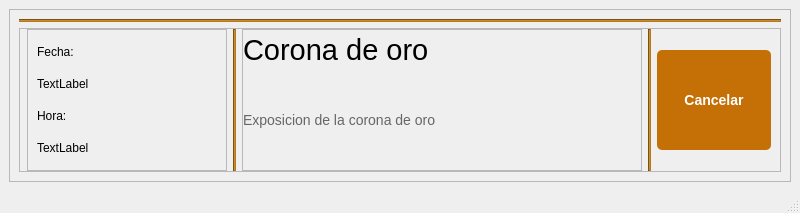
<?xml version="1.0" encoding="UTF-8"?>
<ui version="4.0">
 <class>MainWindow</class>
 <widget class="QMainWindow" name="MainWindow">
  <property name="geometry">
   <rect>
    <x>0</x>
    <y>0</y>
    <width>800</width>
    <height>213</height>
   </rect>
  </property>
  <property name="windowTitle">
   <string>MainWindow</string>
  </property>
  <widget class="QWidget" name="centralwidget">
   <layout class="QGridLayout" name="gridLayout">
    <item row="0" column="0">
     <widget class="QFrame" name="frame_cancelacionEvento">
      <property name="frameShape">
       <enum>QFrame::StyledPanel</enum>
      </property>
      <property name="frameShadow">
       <enum>QFrame::Raised</enum>
      </property>
      <layout class="QGridLayout" name="gridLayout_2">
       <item row="1" column="0">
        <widget class="QFrame" name="base_horas_eventos">
         <property name="maximumSize">
          <size>
           <width>16777215</width>
           <height>200</height>
          </size>
         </property>
         <property name="frameShape">
          <enum>QFrame::StyledPanel</enum>
         </property>
         <property name="frameShadow">
          <enum>QFrame::Raised</enum>
         </property>
         <layout class="QHBoxLayout" name="horizontalLayout_7">
          <property name="leftMargin">
           <number>7</number>
          </property>
          <property name="topMargin">
           <number>0</number>
          </property>
          <property name="rightMargin">
           <number>9</number>
          </property>
          <property name="bottomMargin">
           <number>0</number>
          </property>
          <item>
           <widget class="QFrame" name="frame_3">
            <property name="minimumSize">
             <size>
              <width>200</width>
              <height>0</height>
             </size>
            </property>
            <property name="maximumSize">
             <size>
              <width>250</width>
              <height>16777215</height>
             </size>
            </property>
            <property name="frameShape">
             <enum>QFrame::StyledPanel</enum>
            </property>
            <property name="frameShadow">
             <enum>QFrame::Raised</enum>
            </property>
            <layout class="QVBoxLayout" name="verticalLayout">
             <item>
              <widget class="QLabel" name="label_2">
               <property name="text">
                <string>Fecha:</string>
               </property>
              </widget>
             </item>
             <item>
              <widget class="QLabel" name="label_fecha">
               <property name="text">
                <string>TextLabel</string>
               </property>
              </widget>
             </item>
             <item>
              <widget class="QLabel" name="label_3">
               <property name="text">
                <string>Hora: </string>
               </property>
              </widget>
             </item>
             <item>
              <widget class="QLabel" name="label_hora">
               <property name="text">
                <string>TextLabel</string>
               </property>
              </widget>
             </item>
            </layout>
           </widget>
          </item>
          <item>
           <widget class="Line" name="line_4">
            <property name="maximumSize">
             <size>
              <width>16777215</width>
              <height>16777215</height>
             </size>
            </property>
            <property name="styleSheet">
             <string notr="true">background-color: rgb(178, 121, 36);</string>
            </property>
            <property name="orientation">
             <enum>Qt::Vertical</enum>
            </property>
           </widget>
          </item>
          <item>
           <widget class="QFrame" name="frame_2">
            <property name="minimumSize">
             <size>
              <width>400</width>
              <height>0</height>
             </size>
            </property>
            <property name="frameShape">
             <enum>QFrame::StyledPanel</enum>
            </property>
            <property name="frameShadow">
             <enum>QFrame::Raised</enum>
            </property>
            <layout class="QVBoxLayout" name="verticalLayout_2">
             <property name="spacing">
              <number>0</number>
             </property>
             <property name="leftMargin">
              <number>0</number>
             </property>
             <property name="topMargin">
              <number>0</number>
             </property>
             <property name="rightMargin">
              <number>0</number>
             </property>
             <property name="bottomMargin">
              <number>0</number>
             </property>
             <item>
              <widget class="QLabel" name="label_titulo">
               <property name="font">
                <font>
                 <pointsize>22</pointsize>
                 <bold>false</bold>
                </font>
               </property>
               <property name="text">
                <string>Corona de oro</string>
               </property>
              </widget>
             </item>
             <item>
              <widget class="QLabel" name="label_descripcion">
               <property name="minimumSize">
                <size>
                 <width>0</width>
                 <height>100</height>
                </size>
               </property>
               <property name="maximumSize">
                <size>
                 <width>16777215</width>
                 <height>100</height>
                </size>
               </property>
               <property name="styleSheet">
                <string notr="true">.QLabel{
    font-size: 14px; /* Tamaño de fuente normal */
    color: #666; /* Color de texto más claro */
}</string>
               </property>
               <property name="text">
                <string>Exposicion de la corona de oro</string>
               </property>
              </widget>
             </item>
            </layout>
           </widget>
          </item>
          <item>
           <widget class="Line" name="line_5">
            <property name="styleSheet">
             <string notr="true">background-color: rgb(178, 121, 36);</string>
            </property>
            <property name="orientation">
             <enum>Qt::Vertical</enum>
            </property>
           </widget>
          </item>
          <item>
           <widget class="QPushButton" name="boton_CancelarEvento">
            <property name="maximumSize">
             <size>
              <width>120</width>
              <height>100</height>
             </size>
            </property>
            <property name="baseSize">
             <size>
              <width>0</width>
              <height>0</height>
             </size>
            </property>
            <property name="styleSheet">
             <string notr="true">/* Estilo para QPushButton */
.QPushButton {
    background-color: #c57007; /* Color de fondo */
    color: white; /* Color de texto */
    border: none; /* Sin borde */
    border-radius: 5px; /* Esquinas redondeadas */
    padding: 8px 16px; /* Espaciado interno */
    font-size: 14px; /* Tamaño de fuente */
    font-weight: bold; /* Fuente en negrita */
}

.QPushButton:hover {
     color: #fff; /* Color del texto al pasar el cursor */
    background-color:#f49011 ;/* Cambiar el color de fondo al pasar el mouse */
    border-color:#f49011;/* Cambia el color de fondo al pasar el mouse */
}

QPushButton:presset{
	 background-color: #c57007;
}
</string>
            </property>
            <property name="text">
             <string>Cancelar</string>
            </property>
           </widget>
          </item>
         </layout>
        </widget>
       </item>
       <item row="0" column="0">
        <widget class="Line" name="line">
         <property name="styleSheet">
          <string notr="true">background-color: rgb(178, 121, 36);</string>
         </property>
         <property name="orientation">
          <enum>Qt::Horizontal</enum>
         </property>
        </widget>
       </item>
      </layout>
     </widget>
    </item>
   </layout>
  </widget>
  <widget class="QStatusBar" name="statusbar"/>
 </widget>
 <resources/>
 <connections/>
</ui>
